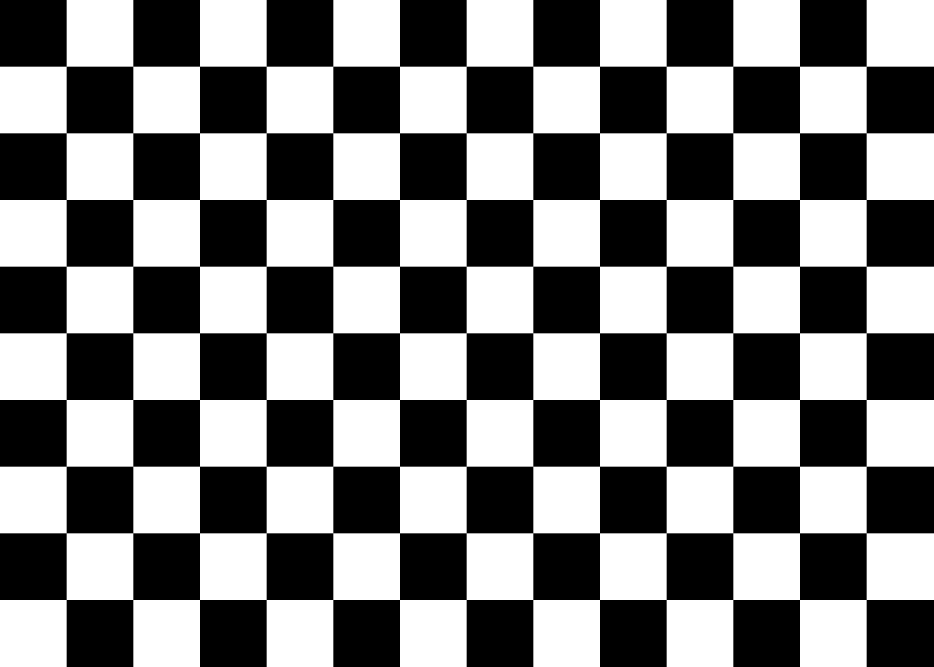
#> input picture checkerboard.png, 2800 x 2000 px (shown at 1/3 size)
$ python -i corner_detector.py   (imports and definitions only)   (older library calls are emulated)
#> lines starting #> are read from the running program, lines starting #| are printed output that depends on the picture; after the words box and inside, x2 and y2 are one past the last pixel; in counts of white or black regions, pixels touching at a corner belong together
### MarkerTracker.py
# -*- coding: utf-8 -*-
"""
Marker tracker for locating n-fold edges in images using convolution.

@author: Henrik Skov Midtiby
"""
import cv2
import numpy as np
import math


class MarkerTracker:
    """
    Purpose: Locate a certain marker in an image.
    """

    def __init__(self, order, kernel_size, scale_factor):
        self.kernel_size = kernel_size
        (kernel_real, kernel_imag) = self.generate_symmetry_detector_kernel(order, kernel_size)

        self.order = order
        self.mat_real = kernel_real / scale_factor
        self.mat_imag = kernel_imag / scale_factor

        self.frame_real = None
        self.frame_imag = None
        self.frame_sum_squared = None

    @staticmethod
    def generate_symmetry_detector_kernel(order, kernel_size):
        # type: (int, int) -> numpy.ndarray
        value_range = np.linspace(-1, 1, kernel_size)
        temp1 = np.meshgrid(value_range, value_range)
        kernel = temp1[0] + 1j * temp1[1]

        magnitude = abs(kernel)
        kernel = np.power(kernel, order)
        kernel = kernel * np.exp(-8 * magnitude ** 2)

        return np.real(kernel), np.imag(kernel)

    def apply_convolution_with_complex_kernel(self, frame):
        self.frame_real = frame.copy()
        self.frame_imag = frame.copy()

        # Calculate convolution and determine response strength.
        self.frame_real = cv2.filter2D(self.frame_real, cv2.CV_32F, self.mat_real)
        self.frame_imag = cv2.filter2D(self.frame_imag, cv2.CV_32F, self.mat_imag)
        frame_real_squared = cv2.multiply(self.frame_real, self.frame_real, dtype=cv2.CV_32F)
        frame_imag_squared = cv2.multiply(self.frame_imag, self.frame_imag, dtype=cv2.CV_32F)
        self.frame_sum_squared = cv2.add(frame_real_squared, frame_imag_squared, dtype=cv2.CV_32F)
        return self.frame_sum_squared

### corner_detector.py
import cv2
import numpy as np
import MarkerTracker
import math
import collections
from sklearn.neighbors import KDTree


class ChessBoardCornerDetector:
    def __init__(self):
        self.distance_threshold = 0.06
        self.calibration_points = None
        self.points_to_examine_queue = None
        self.centers = None

    def detect_chess_board_corners(self, img):
        response = self.calculate_corner_responses(img)
        response_relative_to_neighbourhood = self.local_normalization(response, 511)
        relative_responses_threshold = self.threshold_responses(response_relative_to_neighbourhood)
        centers = self.locate_centers_of_peaks(relative_responses_threshold)
        selected_center = self.select_central_peak_location(centers)
        calibration_points = self.enumerate_peaks(centers, selected_center)
        percentage_image_covered = self.image_coverage(calibration_points, img)
        return self.calibration_points, percentage_image_covered

    @staticmethod
    def calculate_corner_responses(img):
        locator = MarkerTracker.MarkerTracker(order=2, kernel_size=45, scale_factor=40)
        greyscale_image = cv2.cvtColor(img, cv2.COLOR_BGR2GRAY)
        response = locator.apply_convolution_with_complex_kernel(greyscale_image)
        return response

    def local_normalization(self, response, neighbourhood_size):
        _, max_val, _, _ = cv2.minMaxLoc(response)
        response_relative_to_neighbourhood = self.peaks_relative_to_neighbourhood(response, neighbourhood_size, 0.05 * max_val)
        return response_relative_to_neighbourhood

    @staticmethod
    def threshold_responses(response_relative_to_neighbourhood):
        _, relative_responses_threshold = cv2.threshold(response_relative_to_neighbourhood, 0.5, 255, cv2.THRESH_BINARY)
        return relative_responses_threshold

    def locate_centers_of_peaks(self, relative_responses_threshold):
        contours, _ = cv2.findContours(np.uint8(relative_responses_threshold), cv2.RETR_TREE, cv2.CHAIN_APPROX_SIMPLE)
        centers = list(map(self.get_center_of_mass, contours))
        return centers

    @staticmethod
    def select_central_peak_location(centers):
        mean_position_of_centers = np.mean(centers, axis=0)
        central_centers = np.array(sorted(list(centers), key=lambda c: np.sqrt((c[0] - mean_position_of_centers[0]) ** 2 + (c[1] - mean_position_of_centers[1]) ** 2)))
        return central_centers[0]

    def enumerate_peaks(self, centers, selected_center):
        self.centers = centers
        centers_kd_tree = KDTree(np.array(centers))
        self.calibration_points = self.initialize_calibration_points(selected_center, centers_kd_tree)
        self.points_to_examine_queue = [(0, 0), (1, 0), (0, 1)]
        for x_index, y_index in self.points_to_examine_queue:
            self.apply_all_rules_to_add_calibration_points(centers_kd_tree, x_index, y_index)
        return self.calibration_points

    def initialize_calibration_points(self, selected_center, centers_kdtree):
        closest_neighbour, _ = self.locate_nearest_neighbour(selected_center, centers_kdtree)
        direction = selected_center - closest_neighbour
        rotation_matrix = np.array([[0, 1], [-1, 0]])
        hat_vector = np.matmul(direction, rotation_matrix)
        direction_b_neighbour, _ = self.locate_nearest_neighbour(selected_center + hat_vector, centers_kdtree, minimum_distance_from_selected_center=-1)
        calibration_points = collections.defaultdict(dict)
        calibration_points[0][0] = selected_center
        calibration_points[1][0] = closest_neighbour
        calibration_points[0][1] = direction_b_neighbour
        return calibration_points

    def apply_all_rules_to_add_calibration_points(self, centers_kdtree, x_index, y_index):
        self.rule_one(centers_kdtree, x_index, y_index)
        self.rule_two(centers_kdtree, x_index, y_index)
        self.rule_three(centers_kdtree, x_index, y_index)
        self.rule_four(centers_kdtree, x_index, y_index)
        self.rule_five(centers_kdtree, x_index, y_index)

    def rule_three(self, centers_kdtree, x_index, y_index):
        try:
            if y_index + 1 in self.calibration_points[x_index]:
                return
            position_one = self.calibration_points[x_index - 1][y_index]
            position_two = self.calibration_points[x_index - 1][y_index + 1]
            position_three = self.calibration_points[x_index][y_index]
            predicted_location = position_two + position_three - position_one
            location, distance = self.locate_nearest_neighbour(predicted_location, centers_kdtree, minimum_distance_from_selected_center=-1)
            reference_distance = np.linalg.norm(position_three - position_one)
            if distance / reference_distance < self.distance_threshold:
                self.calibration_points[x_index][y_index + 1] = location
                self.points_to_examine_queue.append((x_index, y_index + 1))
        except KeyError:
            pass

    def rule_two(self, centers_kdtree, x_index, y_index):
        try:
            if y_index in self.calibration_points[x_index + 1]:
                return
            position_one = self.calibration_points[x_index - 1][y_index]
            position_two = self.calibration_points[x_index][y_index]
            predicted_location = 2 * position_two - position_one
            location, distance = self.locate_nearest_neighbour(predicted_location, centers_kdtree, minimum_distance_from_selected_center=-1)
            reference_distance = np.linalg.norm(position_two - position_one)
            if distance / reference_distance < self.distance_threshold:
                self.calibration_points[x_index + 1][y_index] = location
                self.points_to_examine_queue.append((x_index + 1, y_index))
        except KeyError:
            pass

    def rule_one(self, centers_kdtree, x_index, y_index):
        try:
            if y_index + 1 in self.calibration_points[x_index]:
                return
            position_one = self.calibration_points[x_index][y_index]
            position_two = self.calibration_points[x_index][y_index - 1]
            predicted_location = 2 * position_one - position_two
            location, distance = self.locate_nearest_neighbour(predicted_location, centers_kdtree, minimum_distance_from_selected_center=-1)
            reference_distance = np.linalg.norm(position_two - position_one)
            if distance / reference_distance < self.distance_threshold:
                self.calibration_points[x_index][y_index + 1] = location
                self.points_to_examine_queue.append((x_index, y_index + 1))
        except KeyError:
            pass

    def rule_four(self, centers_kdtree, x_index, y_index):
        try:
            if y_index - 1 in self.calibration_points[x_index]:
                return
            position_one = self.calibration_points[x_index][y_index]
            position_two = self.calibration_points[x_index][y_index + 1]
            predicted_location = 2 * position_one - position_two
            location, distance = self.locate_nearest_neighbour(predicted_location, centers_kdtree, minimum_distance_from_selected_center=-1)
            reference_distance = np.linalg.norm(position_two - position_one)
            if distance / reference_distance < self.distance_threshold:
                self.calibration_points[x_index][y_index - 1] = location
                self.points_to_examine_queue.append((x_index, y_index - 1))
        except KeyError:
            pass

    def rule_five(self, centers_kdtree, x_index, y_index):
        try:
            if y_index in self.calibration_points[x_index - 1]:
                return
            position_one = self.calibration_points[x_index + 1][y_index]
            position_two = self.calibration_points[x_index][y_index]
            predicted_location = 2 * position_two - position_one
            location, distance = self.locate_nearest_neighbour(predicted_location, centers_kdtree, minimum_distance_from_selected_center=-1)
            reference_distance = np.linalg.norm(position_two - position_one)
            if distance / reference_distance < self.distance_threshold:
                self.calibration_points[x_index - 1][y_index] = location
                self.points_to_examine_queue.append((x_index - 1, y_index))
        except KeyError:
            pass

    def locate_nearest_neighbour(self, selected_center, centers_kdtree, minimum_distance_from_selected_center=0):
        reshaped_query_array = np.array(selected_center).reshape(1, -1)
        (distances, indices) = centers_kdtree.query(reshaped_query_array, 2)
        if distances[0][0] <= minimum_distance_from_selected_center:
            return self.centers[indices[0][1]], distances[0][1]
        else:
            return self.centers[indices[0][0]], distances[0][0]

    @staticmethod
    def distance_to_ref(ref_point):
        return lambda c: ((c[0] - ref_point[0]) ** 2 + (c[1] - ref_point[1]) ** 2) ** 0.5

    @staticmethod
    def get_center_of_mass(contour):
        m = cv2.moments(contour)
        if m["m00"] > 0:
            cx = m["m10"] / m["m00"]
            cy = m["m01"] / m["m00"]
            result = np.array([cx, cy])
        else:
            result = np.array([contour[0][0][0], contour[0][0][1]])
        return result

    def peaks_relative_to_neighbourhood(self, response, neighbourhood_size, value_to_add):
        local_min_image = self.minimum_image_value_in_neighbourhood(response, neighbourhood_size)
        local_max_image = self.maximum_image_value_in_neighbourhood(response, neighbourhood_size)
        response_relative_to_neighbourhood = (response - local_min_image) / (
                value_to_add + local_max_image - local_min_image)
        return response_relative_to_neighbourhood

    @staticmethod
    def minimum_image_value_in_neighbourhood(response, neighbourhood_size):
        kernel_1 = cv2.getStructuringElement(cv2.MORPH_RECT, (3, 3))
        orig_size = response.shape
        for x in range(int(math.log(neighbourhood_size, 2))):
            eroded_response = cv2.morphologyEx(response, cv2.MORPH_ERODE, kernel_1)
            response = cv2.resize(eroded_response, None, fx=0.5, fy=0.5)
        local_min_image_temp = cv2.resize(response, (orig_size[1], orig_size[0]))
        return local_min_image_temp

    @staticmethod
    def maximum_image_value_in_neighbourhood(response, neighbourhood_size):
        kernel_1 = cv2.getStructuringElement(cv2.MORPH_RECT, (3, 3))
        orig_size = response.shape
        for x in range(int(math.log(neighbourhood_size, 2))):
            eroded_response = cv2.morphologyEx(response, cv2.MORPH_DILATE, kernel_1)
            response = cv2.resize(eroded_response, None, fx=0.5, fy=0.5)
        local_min_image_temp = cv2.resize(response, (orig_size[1], orig_size[0]))
        return local_min_image_temp

    @staticmethod
    def image_coverage(calibration_points, img):
        h = img.shape[0]
        w = img.shape[1]
        score = np.zeros((10, 10))
        for key in calibration_points.keys():
            for inner_key in calibration_points[key].keys():
                (x, y) = calibration_points[key][inner_key]
                (x_bin, x_rem) = divmod(x, w / 10)
                (y_bin, y_rem) = divmod(y, h / 10)
                if x_bin is 10:
                    x_bin = 9
                if y_bin is 10:
                    y_bin = 9
                score[int(x_bin)][int(y_bin)] += 1
        return np.count_nonzero(score)

>>> import cv2
>>> picture = cv2.imread('checkerboard.png')
#> picture is the input picture: shape (2000, 2800, 3); 50% white; 1 white region, box (x1, y1, x2, y2) and area: (0, 0, 2800, 2000) 2800000
>>> result = ChessBoardCornerDetector().detect_chess_board_corners(picture)
#> in apply_convolution_with_complex_kernel, `self.frame_real = cv2.filter2D(self.frame_real, cv2.CV_32F, self.mat_r..`:
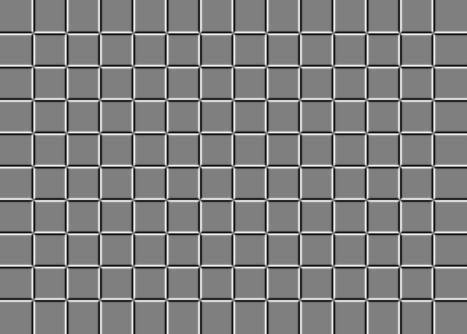
#> self.frame_real: shape (2000, 2800) float32 (shown at 1/6 size); min -18.35, max 18.35, mean -9.51e-09; drawn with min black and max white
#> in apply_convolution_with_complex_kernel, `self.frame_imag = cv2.filter2D(self.frame_imag, cv2.CV_32F, self.mat_i..`:
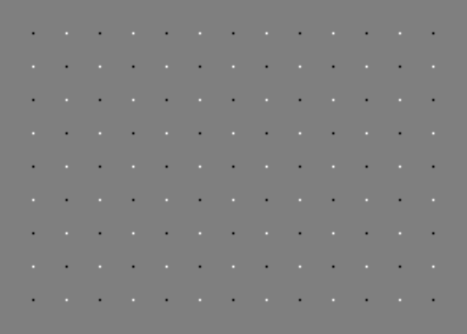
#> self.frame_imag: shape (2000, 2800) float32 (shown at 1/6 size); min -47.92, max 47.92, mean 0; drawn with min black and max white
#> in apply_convolution_with_complex_kernel, `frame_real_squared = cv2.multiply(self.frame_real, self.frame_real, dt..`:
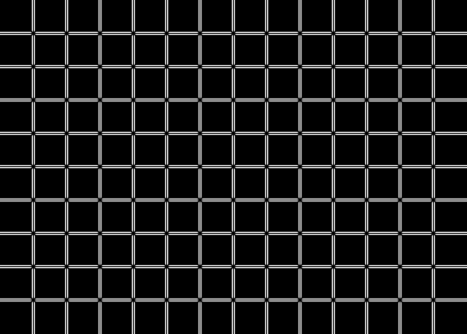
#> frame_real_squared: shape (2000, 2800) float32 (shown at 1/6 size); min 0, max 336.9, mean 36.1; drawn with min black and max white
#> in apply_convolution_with_complex_kernel, `frame_imag_squared = cv2.multiply(self.frame_imag, self.frame_imag, dt..`:
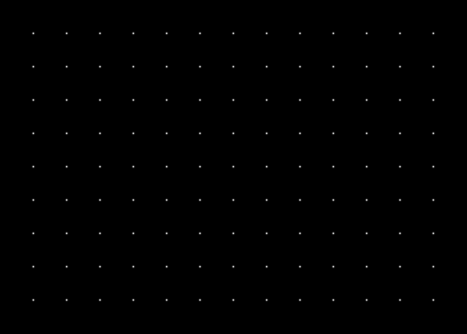
#> frame_imag_squared: shape (2000, 2800) float32 (shown at 1/6 size); min 0, max 2296.7, mean 4.6; drawn with min black and max white
#> in apply_convolution_with_complex_kernel, `self.frame_sum_squared = cv2.add(frame_real_squared, frame_imag_square..`:
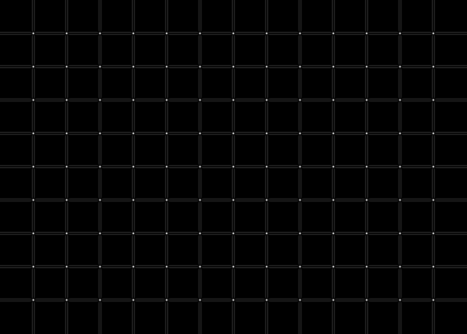
#> self.frame_sum_squared: shape (2000, 2800) float32 (shown at 1/6 size); min 0, max 2296.7, mean 40.7; drawn with min black and max white
#> in local_normalization, `_, max_val, _, _ = cv2.minMaxLoc(response)`: max_val = 2296.7
#> in minimum_image_value_in_neighbourhood, `local_min_image_temp = cv2.resize(response, (orig_size[1], orig_size[0..`:
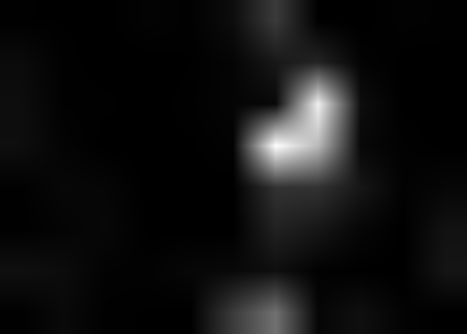
#> local_min_image_temp: shape (2000, 2800) float32 (shown at 1/6 size); min 0, max 1.1e-18, mean 7.15e-20; drawn with min black and max white
#> in maximum_image_value_in_neighbourhood, `local_min_image_temp = cv2.resize(response, (orig_size[1], orig_size[0..`:
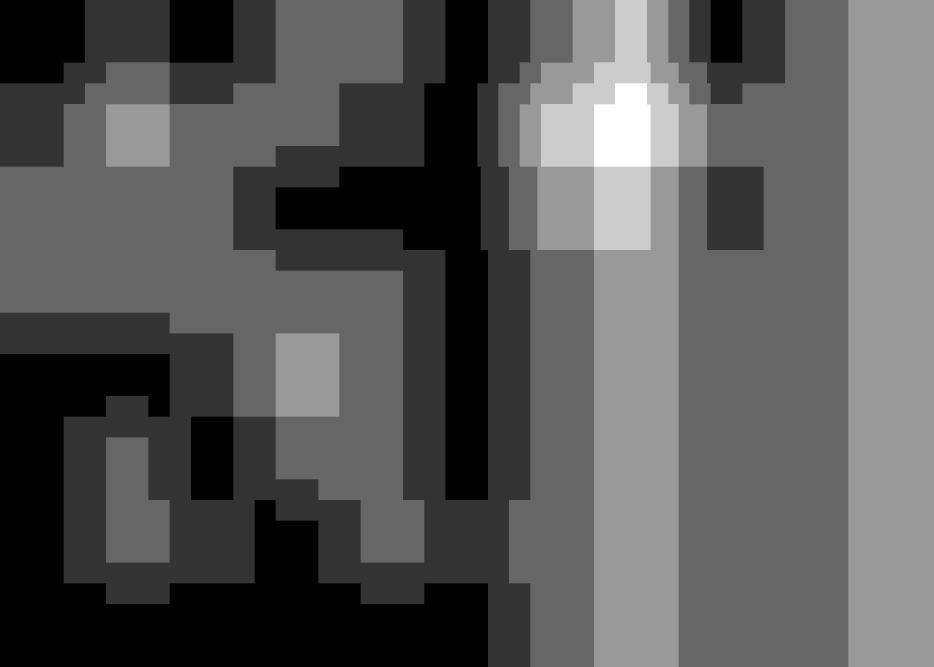
#> local_min_image_temp: shape (2000, 2800) float32 (shown at 1/3 size); min 2296.7, max 2296.7, mean 2296.6; drawn with min black and max white
#> in locate_centers_of_peaks, `contours, _ = cv2.findContours(np.uint8(relative_responses_threshold),..`: contours = 117 contours; largest, box (x1, y1, x2, y2) and area: (2596, 1796, 2604, 1804) 47, (2396, 1796, 2404, 1804) 47, (2196, 1796, 2204, 1804) 47, (1996, 1796, 2004, 1804) 47, (1796, 1796, 1804, 1804) 47
#> in get_center_of_mass, `m = cv2.moments(contour)`: m = moments, m00 47, centre m10/m00, m01/m00 = (2599.5, 1799.5)
#> in get_center_of_mass, `cx = m["m10"] / m["m00"]`: cx = 2599.5
#> in get_center_of_mass, `cy = m["m01"] / m["m00"]`: cy = 1799.5
#> in get_center_of_mass, `result = np.array([cx, cy])`: result = [2599.5, 1799.5]
#> in locate_centers_of_peaks, `centers = list(map(self.get_center_of_mass, contours))`: centers = 117 pairs, first value 199.5 to 2599.5, second value 199.5 to 1799.5
#> in select_central_peak_location, `mean_position_of_centers = np.mean(centers, axis=0)`: mean_position_of_centers = [1399.5, 999.5]
#> in select_central_peak_location, `central_centers = np.array(sorted(list(centers), key=lambda c: np.sqrt..`: central_centers has the same summary as centers in locate_centers_of_peaks
#> in enumerate_peaks, `self.centers = centers`: self.centers has the same summary as centers in locate_centers_of_peaks
#> in locate_nearest_neighbour, `reshaped_query_array = np.array(selected_center).reshape(1, -1)`: reshaped_query_array = [[1399.5, 999.5]]
#> in locate_nearest_neighbour, `(distances, indices) = centers_kdtree.query(reshaped_query_array, 2)`: distances = [[0, 200]]; indices = [[58, 59]]
#> in initialize_calibration_points, `closest_neighbour, _ = self.locate_nearest_neighbour(selected_center, ..`: closest_neighbour = [1199.5, 999.5]
#> in initialize_calibration_points, `direction = selected_center - closest_neighbour`: direction = [200, 0]
#> in initialize_calibration_points, `hat_vector = np.matmul(direction, rotation_matrix)`: hat_vector = [0, 200]
#> in initialize_calibration_points, `direction_b_neighbour, _ = self.locate_nearest_neighbour(selected_cent..`: direction_b_neighbour = [1399.5, 1199.5]
#> in enumerate_peaks, `self.calibration_points = self.initialize_calibration_points(selected_..`: self.calibration_points = 2 items
#> the loop in enumerate_peaks, `for x_index, y_index in self.points_to_examine_queue:` made 117 passes
#> the loop in image_coverage, `for key in calibration_points.keys():` made 15 passes
#> key on passes 3 to 10: -1, 2, -2, 3, -3, 4, -4, 5
